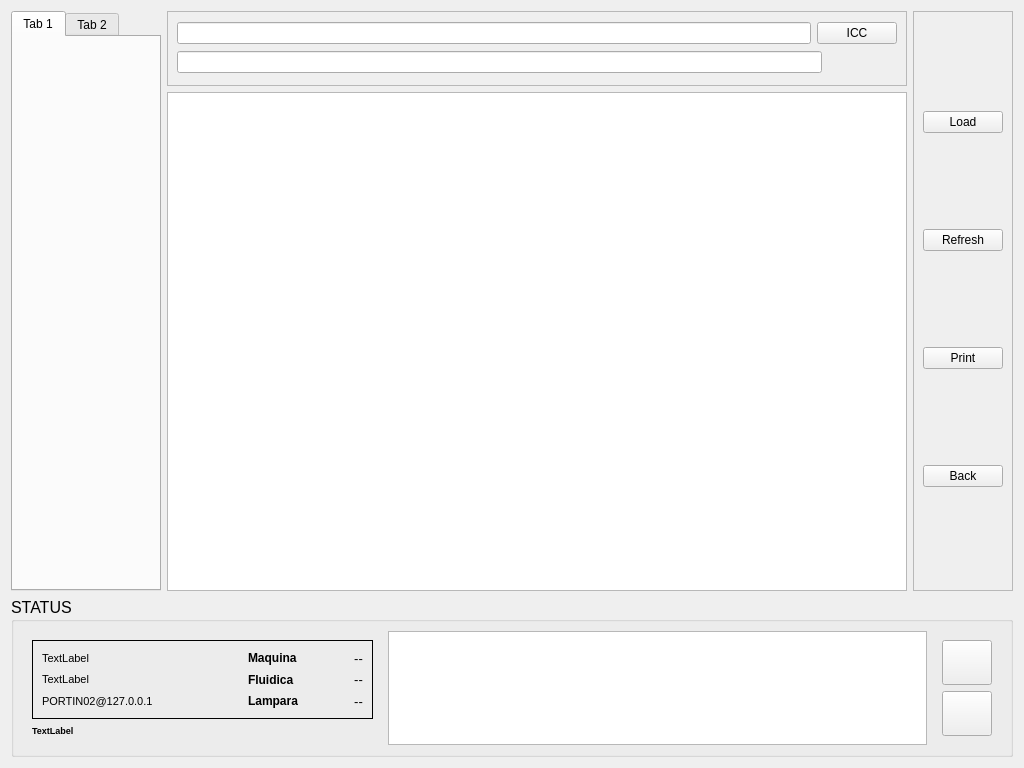
<?xml version="1.0" encoding="UTF-8"?>
<ui version="4.0">
 <class>MaquinaCMYKLabUI</class>
 <widget class="QWidget" name="MaquinaCMYKLabUI">
  <property name="geometry">
   <rect>
    <x>0</x>
    <y>0</y>
    <width>1024</width>
    <height>768</height>
   </rect>
  </property>
  <property name="windowTitle">
   <string>Form</string>
  </property>
  <layout class="QVBoxLayout" name="verticalLayout_2">
   <item>
    <layout class="QHBoxLayout" name="horizontalLayout_3">
     <item>
      <widget class="QTabWidget" name="tabWidget">
       <property name="sizePolicy">
        <sizepolicy hsizetype="Fixed" vsizetype="Expanding">
         <horstretch>0</horstretch>
         <verstretch>0</verstretch>
        </sizepolicy>
       </property>
       <property name="minimumSize">
        <size>
         <width>150</width>
         <height>0</height>
        </size>
       </property>
       <property name="maximumSize">
        <size>
         <width>150</width>
         <height>16777215</height>
        </size>
       </property>
       <property name="currentIndex">
        <number>0</number>
       </property>
       <widget class="QWidget" name="tab">
        <attribute name="title">
         <string>Tab 1</string>
        </attribute>
       </widget>
       <widget class="QWidget" name="tab_2">
        <attribute name="title">
         <string>Tab 2</string>
        </attribute>
       </widget>
      </widget>
     </item>
     <item>
      <layout class="QVBoxLayout" name="verticalLayout">
       <item>
        <widget class="QFrame" name="frame_5">
         <property name="sizePolicy">
          <sizepolicy hsizetype="Preferred" vsizetype="Fixed">
           <horstretch>0</horstretch>
           <verstretch>0</verstretch>
          </sizepolicy>
         </property>
         <property name="minimumSize">
          <size>
           <width>0</width>
           <height>75</height>
          </size>
         </property>
         <property name="maximumSize">
          <size>
           <width>16777215</width>
           <height>75</height>
          </size>
         </property>
         <property name="frameShape">
          <enum>QFrame::StyledPanel</enum>
         </property>
         <property name="frameShadow">
          <enum>QFrame::Raised</enum>
         </property>
         <layout class="QGridLayout" name="gridLayout">
          <item row="0" column="0">
           <layout class="QHBoxLayout" name="horizontalLayout">
            <item>
             <widget class="QLineEdit" name="m_leICC"/>
            </item>
            <item>
             <widget class="QPushButton" name="pushButton">
              <property name="text">
               <string>ICC</string>
              </property>
             </widget>
            </item>
           </layout>
          </item>
          <item row="1" column="0">
           <layout class="QHBoxLayout" name="horizontalLayout_2">
            <item>
             <widget class="QLineEdit" name="m_leGsCommand"/>
            </item>
            <item>
             <spacer name="horizontalSpacer">
              <property name="orientation">
               <enum>Qt::Horizontal</enum>
              </property>
              <property name="sizeType">
               <enum>QSizePolicy::Preferred</enum>
              </property>
              <property name="sizeHint" stdset="0">
               <size>
                <width>75</width>
                <height>20</height>
               </size>
              </property>
             </spacer>
            </item>
           </layout>
          </item>
         </layout>
        </widget>
       </item>
       <item>
        <widget class="QGraphicsView" name="m_gsView"/>
       </item>
      </layout>
     </item>
     <item>
      <widget class="QFrame" name="frame_4">
       <property name="sizePolicy">
        <sizepolicy hsizetype="Fixed" vsizetype="Preferred">
         <horstretch>0</horstretch>
         <verstretch>0</verstretch>
        </sizepolicy>
       </property>
       <property name="minimumSize">
        <size>
         <width>100</width>
         <height>0</height>
        </size>
       </property>
       <property name="maximumSize">
        <size>
         <width>50</width>
         <height>16777215</height>
        </size>
       </property>
       <property name="frameShape">
        <enum>QFrame::StyledPanel</enum>
       </property>
       <property name="frameShadow">
        <enum>QFrame::Raised</enum>
       </property>
       <layout class="QVBoxLayout" name="verticalLayout_3">
        <item>
         <widget class="QPushButton" name="pushButton_2">
          <property name="text">
           <string>Load</string>
          </property>
         </widget>
        </item>
        <item>
         <widget class="QPushButton" name="pushButton_3">
          <property name="text">
           <string>Refresh</string>
          </property>
         </widget>
        </item>
        <item>
         <widget class="QPushButton" name="pushButton_5">
          <property name="text">
           <string>Print</string>
          </property>
         </widget>
        </item>
        <item>
         <widget class="QPushButton" name="pushButton_4">
          <property name="text">
           <string>Back</string>
          </property>
         </widget>
        </item>
       </layout>
      </widget>
     </item>
    </layout>
   </item>
   <item>
    <widget class="QGroupBox" name="groupBox">
     <property name="sizePolicy">
      <sizepolicy hsizetype="Expanding" vsizetype="Fixed">
       <horstretch>12</horstretch>
       <verstretch>0</verstretch>
      </sizepolicy>
     </property>
     <property name="minimumSize">
      <size>
       <width>800</width>
       <height>160</height>
      </size>
     </property>
     <property name="maximumSize">
      <size>
       <width>16777215</width>
       <height>160</height>
      </size>
     </property>
     <property name="font">
      <font>
       <pointsize>12</pointsize>
      </font>
     </property>
     <property name="title">
      <string>STATUS</string>
     </property>
     <layout class="QGridLayout" name="gridLayout_6">
      <item row="0" column="0">
       <widget class="QFrame" name="frame_3">
        <property name="sizePolicy">
         <sizepolicy hsizetype="Preferred" vsizetype="Preferred">
          <horstretch>2</horstretch>
          <verstretch>0</verstretch>
         </sizepolicy>
        </property>
        <property name="frameShape">
         <enum>QFrame::NoFrame</enum>
        </property>
        <property name="frameShadow">
         <enum>QFrame::Plain</enum>
        </property>
        <layout class="QGridLayout" name="gridLayout_5">
         <item row="0" column="0">
          <layout class="QVBoxLayout" name="verticalLayout_5">
           <item>
            <widget class="QFrame" name="frame_2">
             <property name="sizePolicy">
              <sizepolicy hsizetype="Preferred" vsizetype="Preferred">
               <horstretch>1</horstretch>
               <verstretch>0</verstretch>
              </sizepolicy>
             </property>
             <property name="frameShape">
              <enum>QFrame::Panel</enum>
             </property>
             <property name="frameShadow">
              <enum>QFrame::Plain</enum>
             </property>
             <layout class="QGridLayout" name="gridLayout_3">
              <item row="0" column="0">
               <layout class="QGridLayout" name="gridLayout_2">
                <item row="0" column="0">
                 <widget class="QLabel" name="usuario_actual">
                  <property name="sizePolicy">
                   <sizepolicy hsizetype="Preferred" vsizetype="Preferred">
                    <horstretch>2</horstretch>
                    <verstretch>1</verstretch>
                   </sizepolicy>
                  </property>
                  <property name="minimumSize">
                   <size>
                    <width>0</width>
                    <height>0</height>
                   </size>
                  </property>
                  <property name="maximumSize">
                   <size>
                    <width>16777215</width>
                    <height>16777215</height>
                   </size>
                  </property>
                  <property name="font">
                   <font>
                    <pointsize>8</pointsize>
                   </font>
                  </property>
                  <property name="text">
                   <string>TextLabel</string>
                  </property>
                 </widget>
                </item>
                <item row="0" column="1">
                 <widget class="QLabel" name="lblMaquina">
                  <property name="sizePolicy">
                   <sizepolicy hsizetype="Preferred" vsizetype="Preferred">
                    <horstretch>1</horstretch>
                    <verstretch>1</verstretch>
                   </sizepolicy>
                  </property>
                  <property name="minimumSize">
                   <size>
                    <width>0</width>
                    <height>0</height>
                   </size>
                  </property>
                  <property name="maximumSize">
                   <size>
                    <width>16777215</width>
                    <height>16777215</height>
                   </size>
                  </property>
                  <property name="font">
                   <font>
                    <pointsize>9</pointsize>
                    <weight>75</weight>
                    <bold>true</bold>
                   </font>
                  </property>
                  <property name="frameShape">
                   <enum>QFrame::NoFrame</enum>
                  </property>
                  <property name="text">
                   <string>Maquina</string>
                  </property>
                 </widget>
                </item>
                <item row="0" column="2">
                 <widget class="QLabel" name="led_EstadoMaquina">
                  <property name="sizePolicy">
                   <sizepolicy hsizetype="Preferred" vsizetype="Preferred">
                    <horstretch>0</horstretch>
                    <verstretch>1</verstretch>
                   </sizepolicy>
                  </property>
                  <property name="minimumSize">
                   <size>
                    <width>0</width>
                    <height>0</height>
                   </size>
                  </property>
                  <property name="maximumSize">
                   <size>
                    <width>16777215</width>
                    <height>16777215</height>
                   </size>
                  </property>
                  <property name="font">
                   <font>
                    <pointsize>10</pointsize>
                   </font>
                  </property>
                  <property name="frameShape">
                   <enum>QFrame::NoFrame</enum>
                  </property>
                  <property name="text">
                   <string>--</string>
                  </property>
                  <property name="alignment">
                   <set>Qt::AlignCenter</set>
                  </property>
                 </widget>
                </item>
                <item row="1" column="0">
                 <widget class="QLabel" name="m_User">
                  <property name="sizePolicy">
                   <sizepolicy hsizetype="Preferred" vsizetype="Preferred">
                    <horstretch>2</horstretch>
                    <verstretch>1</verstretch>
                   </sizepolicy>
                  </property>
                  <property name="maximumSize">
                   <size>
                    <width>16777215</width>
                    <height>16777215</height>
                   </size>
                  </property>
                  <property name="font">
                   <font>
                    <pointsize>8</pointsize>
                   </font>
                  </property>
                  <property name="text">
                   <string>TextLabel</string>
                  </property>
                 </widget>
                </item>
                <item row="1" column="1">
                 <widget class="QLabel" name="lblFluid">
                  <property name="sizePolicy">
                   <sizepolicy hsizetype="Preferred" vsizetype="Preferred">
                    <horstretch>1</horstretch>
                    <verstretch>1</verstretch>
                   </sizepolicy>
                  </property>
                  <property name="minimumSize">
                   <size>
                    <width>0</width>
                    <height>0</height>
                   </size>
                  </property>
                  <property name="maximumSize">
                   <size>
                    <width>16777215</width>
                    <height>16777215</height>
                   </size>
                  </property>
                  <property name="font">
                   <font>
                    <pointsize>9</pointsize>
                    <weight>75</weight>
                    <bold>true</bold>
                   </font>
                  </property>
                  <property name="frameShape">
                   <enum>QFrame::NoFrame</enum>
                  </property>
                  <property name="text">
                   <string>Fluidica</string>
                  </property>
                 </widget>
                </item>
                <item row="1" column="2">
                 <widget class="QLabel" name="led_EstadoTemperatura">
                  <property name="sizePolicy">
                   <sizepolicy hsizetype="Preferred" vsizetype="Preferred">
                    <horstretch>0</horstretch>
                    <verstretch>1</verstretch>
                   </sizepolicy>
                  </property>
                  <property name="minimumSize">
                   <size>
                    <width>0</width>
                    <height>0</height>
                   </size>
                  </property>
                  <property name="maximumSize">
                   <size>
                    <width>16777215</width>
                    <height>16777215</height>
                   </size>
                  </property>
                  <property name="font">
                   <font>
                    <pointsize>10</pointsize>
                   </font>
                  </property>
                  <property name="frameShape">
                   <enum>QFrame::NoFrame</enum>
                  </property>
                  <property name="text">
                   <string>--</string>
                  </property>
                  <property name="alignment">
                   <set>Qt::AlignCenter</set>
                  </property>
                 </widget>
                </item>
                <item row="2" column="0">
                 <widget class="QLabel" name="m_ip">
                  <property name="sizePolicy">
                   <sizepolicy hsizetype="Preferred" vsizetype="Preferred">
                    <horstretch>2</horstretch>
                    <verstretch>0</verstretch>
                   </sizepolicy>
                  </property>
                  <property name="font">
                   <font>
                    <pointsize>8</pointsize>
                   </font>
                  </property>
                  <property name="text">
                   <string>PORTIN02@127.0.0.1</string>
                  </property>
                 </widget>
                </item>
                <item row="2" column="1">
                 <widget class="QLabel" name="lblLamp">
                  <property name="sizePolicy">
                   <sizepolicy hsizetype="Preferred" vsizetype="Preferred">
                    <horstretch>1</horstretch>
                    <verstretch>1</verstretch>
                   </sizepolicy>
                  </property>
                  <property name="minimumSize">
                   <size>
                    <width>0</width>
                    <height>0</height>
                   </size>
                  </property>
                  <property name="maximumSize">
                   <size>
                    <width>16777215</width>
                    <height>16777215</height>
                   </size>
                  </property>
                  <property name="font">
                   <font>
                    <pointsize>9</pointsize>
                    <weight>75</weight>
                    <bold>true</bold>
                   </font>
                  </property>
                  <property name="frameShape">
                   <enum>QFrame::NoFrame</enum>
                  </property>
                  <property name="text">
                   <string>Lampara</string>
                  </property>
                 </widget>
                </item>
                <item row="2" column="2">
                 <widget class="QLabel" name="led_EstadoLampara">
                  <property name="sizePolicy">
                   <sizepolicy hsizetype="Preferred" vsizetype="Preferred">
                    <horstretch>0</horstretch>
                    <verstretch>1</verstretch>
                   </sizepolicy>
                  </property>
                  <property name="minimumSize">
                   <size>
                    <width>0</width>
                    <height>0</height>
                   </size>
                  </property>
                  <property name="maximumSize">
                   <size>
                    <width>16777215</width>
                    <height>16777215</height>
                   </size>
                  </property>
                  <property name="font">
                   <font>
                    <pointsize>10</pointsize>
                   </font>
                  </property>
                  <property name="frameShape">
                   <enum>QFrame::NoFrame</enum>
                  </property>
                  <property name="text">
                   <string>--</string>
                  </property>
                  <property name="alignment">
                   <set>Qt::AlignCenter</set>
                  </property>
                 </widget>
                </item>
               </layout>
              </item>
             </layout>
             <zorder></zorder>
            </widget>
           </item>
           <item>
            <widget class="QLabel" name="fecha">
             <property name="sizePolicy">
              <sizepolicy hsizetype="Preferred" vsizetype="Preferred">
               <horstretch>0</horstretch>
               <verstretch>0</verstretch>
              </sizepolicy>
             </property>
             <property name="font">
              <font>
               <pointsize>7</pointsize>
               <weight>75</weight>
               <bold>true</bold>
              </font>
             </property>
             <property name="frameShape">
              <enum>QFrame::NoFrame</enum>
             </property>
             <property name="text">
              <string>TextLabel</string>
             </property>
             <property name="alignment">
              <set>Qt::AlignLeading|Qt::AlignLeft|Qt::AlignVCenter</set>
             </property>
            </widget>
           </item>
          </layout>
         </item>
        </layout>
       </widget>
      </item>
      <item row="0" column="1">
       <widget class="QTextEdit" name="m_Info">
        <property name="sizePolicy">
         <sizepolicy hsizetype="Expanding" vsizetype="Expanding">
          <horstretch>3</horstretch>
          <verstretch>0</verstretch>
         </sizepolicy>
        </property>
        <property name="font">
         <font>
          <pointsize>7</pointsize>
         </font>
        </property>
        <property name="readOnly">
         <bool>true</bool>
        </property>
       </widget>
      </item>
      <item row="0" column="2">
       <widget class="QFrame" name="frame">
        <property name="frameShape">
         <enum>QFrame::Box</enum>
        </property>
        <property name="frameShadow">
         <enum>QFrame::Plain</enum>
        </property>
        <property name="lineWidth">
         <number>0</number>
        </property>
        <layout class="QGridLayout" name="gridLayout_4">
         <item row="0" column="0">
          <widget class="QPushButton" name="m_MostrarAyuda">
           <property name="sizePolicy">
            <sizepolicy hsizetype="Preferred" vsizetype="Preferred">
             <horstretch>1</horstretch>
             <verstretch>1</verstretch>
            </sizepolicy>
           </property>
           <property name="minimumSize">
            <size>
             <width>50</width>
             <height>40</height>
            </size>
           </property>
           <property name="maximumSize">
            <size>
             <width>50</width>
             <height>50</height>
            </size>
           </property>
           <property name="text">
            <string/>
           </property>
           <property name="icon">
            <iconset resource="../../Xaar/InkjetModule/In2CMYKLab/shared.qrc">
             <normaloff>:/res/images/contacto.png</normaloff>:/res/images/contacto.png</iconset>
           </property>
           <property name="iconSize">
            <size>
             <width>24</width>
             <height>24</height>
            </size>
           </property>
          </widget>
         </item>
         <item row="1" column="0">
          <widget class="QPushButton" name="m_ButtonShowLog">
           <property name="sizePolicy">
            <sizepolicy hsizetype="Preferred" vsizetype="Preferred">
             <horstretch>1</horstretch>
             <verstretch>1</verstretch>
            </sizepolicy>
           </property>
           <property name="minimumSize">
            <size>
             <width>50</width>
             <height>40</height>
            </size>
           </property>
           <property name="maximumSize">
            <size>
             <width>50</width>
             <height>50</height>
            </size>
           </property>
           <property name="text">
            <string/>
           </property>
           <property name="icon">
            <iconset resource="../../Xaar/InkjetModule/In2CMYKLab/shared.qrc">
             <normaloff>:/res/images/agent.png</normaloff>:/res/images/agent.png</iconset>
           </property>
           <property name="iconSize">
            <size>
             <width>24</width>
             <height>24</height>
            </size>
           </property>
          </widget>
         </item>
        </layout>
       </widget>
      </item>
     </layout>
    </widget>
   </item>
  </layout>
 </widget>
 <resources>
  <include location="../../Xaar/InkjetModule/In2CMYKLab/shared.qrc"/>
 </resources>
 <connections/>
</ui>
